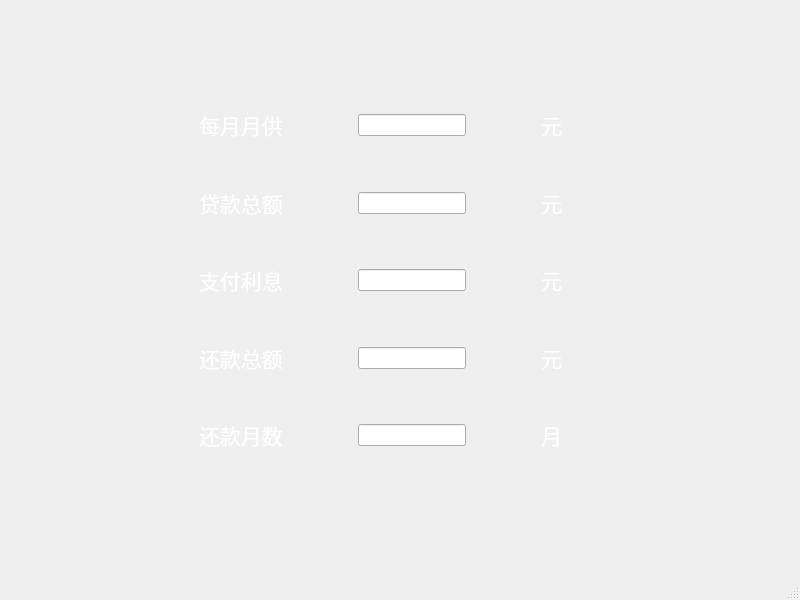
<?xml version="1.0" encoding="UTF-8"?>
<ui version="4.0">
 <class>Combine</class>
 <widget class="QMainWindow" name="Combine">
  <property name="geometry">
   <rect>
    <x>0</x>
    <y>0</y>
    <width>800</width>
    <height>600</height>
   </rect>
  </property>
  <property name="windowTitle">
   <string>MainWindow</string>
  </property>
  <widget class="QWidget" name="centralwidget">
   <widget class="QWidget" name="widget_6" native="true">
    <property name="geometry">
     <rect>
      <x>190</x>
      <y>90</y>
      <width>381</width>
      <height>381</height>
     </rect>
    </property>
    <layout class="QVBoxLayout" name="verticalLayout">
     <item>
      <widget class="QWidget" name="widget" native="true">
       <layout class="QHBoxLayout" name="horizontalLayout">
        <item>
         <widget class="QLabel" name="label">
          <property name="text">
           <string>&lt;html&gt;&lt;head/&gt;&lt;body&gt;&lt;p&gt;&lt;span style=&quot; font-size:16pt; color:#ffffff;&quot;&gt;每月月供&lt;/span&gt;&lt;/p&gt;&lt;/body&gt;&lt;/html&gt;</string>
          </property>
         </widget>
        </item>
        <item>
         <spacer name="horizontalSpacer">
          <property name="orientation">
           <enum>Qt::Horizontal</enum>
          </property>
          <property name="sizeHint" stdset="0">
           <size>
            <width>40</width>
            <height>20</height>
           </size>
          </property>
         </spacer>
        </item>
        <item>
         <widget class="QLineEdit" name="lineEdit1"/>
        </item>
        <item>
         <spacer name="horizontalSpacer_6">
          <property name="orientation">
           <enum>Qt::Horizontal</enum>
          </property>
          <property name="sizeHint" stdset="0">
           <size>
            <width>40</width>
            <height>20</height>
           </size>
          </property>
         </spacer>
        </item>
        <item>
         <widget class="QLabel" name="label_6">
          <property name="text">
           <string>&lt;html&gt;&lt;head/&gt;&lt;body&gt;&lt;p&gt;&lt;span style=&quot; font-size:16pt; color:#ffffff;&quot;&gt;元&lt;/span&gt;&lt;/p&gt;&lt;/body&gt;&lt;/html&gt;</string>
          </property>
         </widget>
        </item>
       </layout>
      </widget>
     </item>
     <item>
      <widget class="QWidget" name="widget_2" native="true">
       <layout class="QHBoxLayout" name="horizontalLayout_2">
        <item>
         <widget class="QLabel" name="label_2">
          <property name="text">
           <string>&lt;html&gt;&lt;head/&gt;&lt;body&gt;&lt;p&gt;&lt;span style=&quot; font-size:16pt; color:#ffffff;&quot;&gt;贷款总额&lt;/span&gt;&lt;/p&gt;&lt;/body&gt;&lt;/html&gt;</string>
          </property>
         </widget>
        </item>
        <item>
         <spacer name="horizontalSpacer_2">
          <property name="orientation">
           <enum>Qt::Horizontal</enum>
          </property>
          <property name="sizeHint" stdset="0">
           <size>
            <width>40</width>
            <height>20</height>
           </size>
          </property>
         </spacer>
        </item>
        <item>
         <widget class="QLineEdit" name="lineEdit2"/>
        </item>
        <item>
         <spacer name="horizontalSpacer_7">
          <property name="orientation">
           <enum>Qt::Horizontal</enum>
          </property>
          <property name="sizeHint" stdset="0">
           <size>
            <width>40</width>
            <height>20</height>
           </size>
          </property>
         </spacer>
        </item>
        <item>
         <widget class="QLabel" name="label_7">
          <property name="text">
           <string>&lt;html&gt;&lt;head/&gt;&lt;body&gt;&lt;p&gt;&lt;span style=&quot; font-size:16pt; color:#ffffff;&quot;&gt;元&lt;/span&gt;&lt;/p&gt;&lt;/body&gt;&lt;/html&gt;</string>
          </property>
         </widget>
        </item>
       </layout>
      </widget>
     </item>
     <item>
      <widget class="QWidget" name="widget_3" native="true">
       <layout class="QHBoxLayout" name="horizontalLayout_3">
        <item>
         <widget class="QLabel" name="label_3">
          <property name="text">
           <string>&lt;html&gt;&lt;head/&gt;&lt;body&gt;&lt;p&gt;&lt;span style=&quot; font-size:16pt; color:#ffffff;&quot;&gt;支付利息&lt;/span&gt;&lt;/p&gt;&lt;/body&gt;&lt;/html&gt;</string>
          </property>
         </widget>
        </item>
        <item>
         <spacer name="horizontalSpacer_3">
          <property name="orientation">
           <enum>Qt::Horizontal</enum>
          </property>
          <property name="sizeHint" stdset="0">
           <size>
            <width>40</width>
            <height>20</height>
           </size>
          </property>
         </spacer>
        </item>
        <item>
         <widget class="QLineEdit" name="lineEdit3"/>
        </item>
        <item>
         <spacer name="horizontalSpacer_8">
          <property name="orientation">
           <enum>Qt::Horizontal</enum>
          </property>
          <property name="sizeHint" stdset="0">
           <size>
            <width>40</width>
            <height>20</height>
           </size>
          </property>
         </spacer>
        </item>
        <item>
         <widget class="QLabel" name="label_8">
          <property name="text">
           <string>&lt;html&gt;&lt;head/&gt;&lt;body&gt;&lt;p&gt;&lt;span style=&quot; font-size:16pt; color:#ffffff;&quot;&gt;元&lt;/span&gt;&lt;/p&gt;&lt;/body&gt;&lt;/html&gt;</string>
          </property>
         </widget>
        </item>
       </layout>
      </widget>
     </item>
     <item>
      <widget class="QWidget" name="widget_4" native="true">
       <layout class="QHBoxLayout" name="horizontalLayout_4">
        <item>
         <widget class="QLabel" name="label_4">
          <property name="text">
           <string>&lt;html&gt;&lt;head/&gt;&lt;body&gt;&lt;p&gt;&lt;span style=&quot; font-size:16pt; color:#ffffff;&quot;&gt;还款总额&lt;/span&gt;&lt;/p&gt;&lt;/body&gt;&lt;/html&gt;</string>
          </property>
         </widget>
        </item>
        <item>
         <spacer name="horizontalSpacer_4">
          <property name="orientation">
           <enum>Qt::Horizontal</enum>
          </property>
          <property name="sizeHint" stdset="0">
           <size>
            <width>40</width>
            <height>20</height>
           </size>
          </property>
         </spacer>
        </item>
        <item>
         <widget class="QLineEdit" name="lineEdit4"/>
        </item>
        <item>
         <spacer name="horizontalSpacer_9">
          <property name="orientation">
           <enum>Qt::Horizontal</enum>
          </property>
          <property name="sizeHint" stdset="0">
           <size>
            <width>40</width>
            <height>20</height>
           </size>
          </property>
         </spacer>
        </item>
        <item>
         <widget class="QLabel" name="label_9">
          <property name="text">
           <string>&lt;html&gt;&lt;head/&gt;&lt;body&gt;&lt;p&gt;&lt;span style=&quot; font-size:16pt; color:#ffffff;&quot;&gt;元&lt;/span&gt;&lt;/p&gt;&lt;/body&gt;&lt;/html&gt;</string>
          </property>
         </widget>
        </item>
       </layout>
      </widget>
     </item>
     <item>
      <widget class="QWidget" name="widget_5" native="true">
       <layout class="QHBoxLayout" name="horizontalLayout_5">
        <item>
         <widget class="QLabel" name="label_5">
          <property name="text">
           <string>&lt;html&gt;&lt;head/&gt;&lt;body&gt;&lt;p&gt;&lt;span style=&quot; font-size:16pt; color:#ffffff;&quot;&gt;还款月数&lt;/span&gt;&lt;/p&gt;&lt;/body&gt;&lt;/html&gt;</string>
          </property>
         </widget>
        </item>
        <item>
         <spacer name="horizontalSpacer_5">
          <property name="orientation">
           <enum>Qt::Horizontal</enum>
          </property>
          <property name="sizeHint" stdset="0">
           <size>
            <width>40</width>
            <height>20</height>
           </size>
          </property>
         </spacer>
        </item>
        <item>
         <widget class="QLineEdit" name="lineEdit5"/>
        </item>
        <item>
         <spacer name="horizontalSpacer_10">
          <property name="orientation">
           <enum>Qt::Horizontal</enum>
          </property>
          <property name="sizeHint" stdset="0">
           <size>
            <width>40</width>
            <height>20</height>
           </size>
          </property>
         </spacer>
        </item>
        <item>
         <widget class="QLabel" name="label_10">
          <property name="text">
           <string>&lt;html&gt;&lt;head/&gt;&lt;body&gt;&lt;p&gt;&lt;span style=&quot; font-size:16pt; color:#ffffff;&quot;&gt;月&lt;/span&gt;&lt;/p&gt;&lt;/body&gt;&lt;/html&gt;</string>
          </property>
         </widget>
        </item>
       </layout>
      </widget>
     </item>
    </layout>
   </widget>
  </widget>
  <widget class="QMenuBar" name="menubar">
   <property name="geometry">
    <rect>
     <x>0</x>
     <y>0</y>
     <width>800</width>
     <height>26</height>
    </rect>
   </property>
  </widget>
  <widget class="QStatusBar" name="statusbar"/>
 </widget>
 <resources/>
 <connections/>
</ui>
